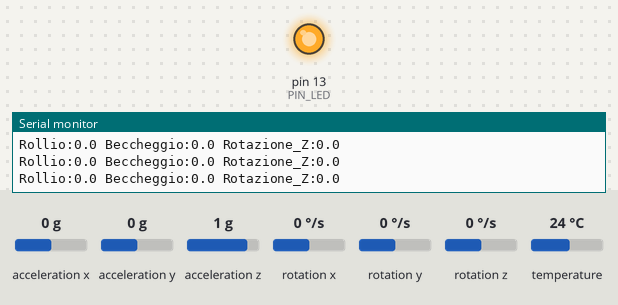
Bench run of a sketch on a simulated Arduino Uno, built with avr-gcc and run on an emulated ATmega328P. On the bench: output pins drawn as LEDs (lit = HIGH), the last lines printed to the serial monitor. Inputs (shaded band) come from the test bench; at power-on: acceleration x 0 g, acceleration y 0 g, acceleration z 1 g, rotation x 0 °/s, rotation y 0 °/s, rotation z 0 °/s, temperature 24 °C.

Above: at 1.2 s.
1.3 s: acceleration x set to -1.4 g
At 2.4 s:
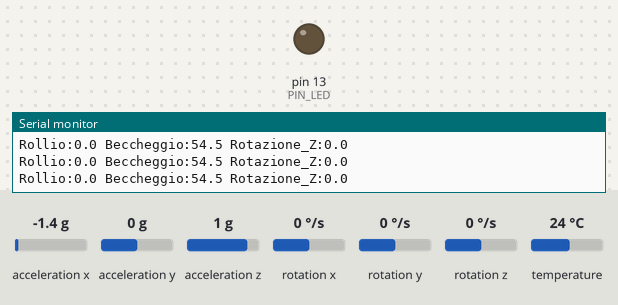
2.8 s: acceleration x set to 0 g
At 4.0 s:
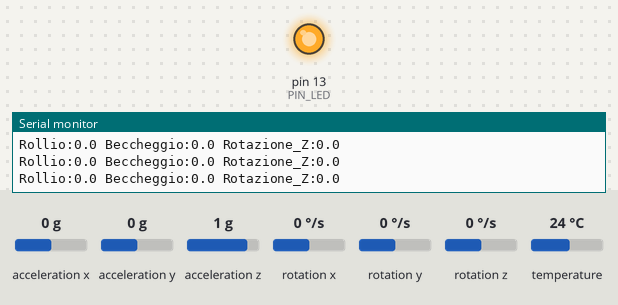
4.3 s: acceleration x set to -0.8 g
At 5.0 s:
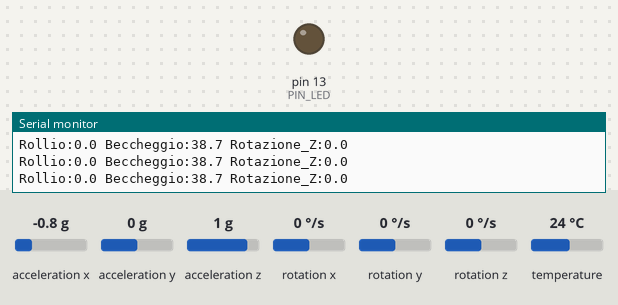
Timing chart, 0 to 7.3 s (numbered marks = the images above; inputs shaded):
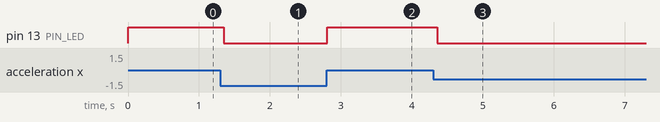

The sketch:

sketch.ino
```cpp
// Scheda 15 - Livella elettronica con l'MPU6050 (accelerometro + giroscopio)
// Collegamento I2C: VCC a 5V, GND a GND, SCL su SCL (A5), SDA su SDA (A4).
// Libreria: "Adafruit MPU6050" (accetta anche le dipendenze proposte).

#include <Wire.h>
#include <Adafruit_MPU6050.h>
#include <Adafruit_Sensor.h>

Adafruit_MPU6050 mpu;
const int PIN_LED = 13;

void setup() {
  pinMode(PIN_LED, OUTPUT);
  Serial.begin(115200);
  if (!mpu.begin()) {                  // indirizzo I2C 0x68
    Serial.println("MPU6050 non trovato: controlla SDA e SCL");
    while (true) delay(10);
  }
  mpu.setAccelerometerRange(MPU6050_RANGE_2_G);
  mpu.setFilterBandwidth(MPU6050_BAND_21_HZ);
}

void loop() {
  sensors_event_t acc, gyro, temp;
  mpu.getEvent(&acc, &gyro, &temp);

  float ax = acc.acceleration.x;       // in m/s^2: da fermo misura la gravità (9,8)
  float ay = acc.acceleration.y;
  float az = acc.acceleration.z;

  // angoli di inclinazione calcolati dalla direzione della gravità
  float rollio = atan2(ay, az) * 180.0 / PI;
  float beccheggio = atan2(-ax, sqrt(ay * ay + az * az)) * 180.0 / PI;

  // formato "nome:valore" -> leggibile anche dal Plotter Seriale
  Serial.print("Rollio:");
  Serial.print(rollio, 1);
  Serial.print(" Beccheggio:");
  Serial.print(beccheggio, 1);
  Serial.print(" Rotazione_Z:");
  Serial.println(gyro.gyro.z * 180.0 / PI, 1);   // gradi al secondo

  // in bolla: LED acceso se entrambi gli angoli sono entro 2 gradi
  bool inBolla = abs(rollio) < 2 && abs(beccheggio) < 2;
  digitalWrite(PIN_LED, inBolla ? HIGH : LOW);
  delay(100);
}
```

Measured:
- after the input at 1.3 s, pin 13 (PIN_LED): HIGH → LOW after 0.05 s
- after the input at 2.8 s, pin 13 (PIN_LED): LOW → HIGH at once
- after the input at 4.3 s, pin 13 (PIN_LED): HIGH → LOW after 0.06 s
